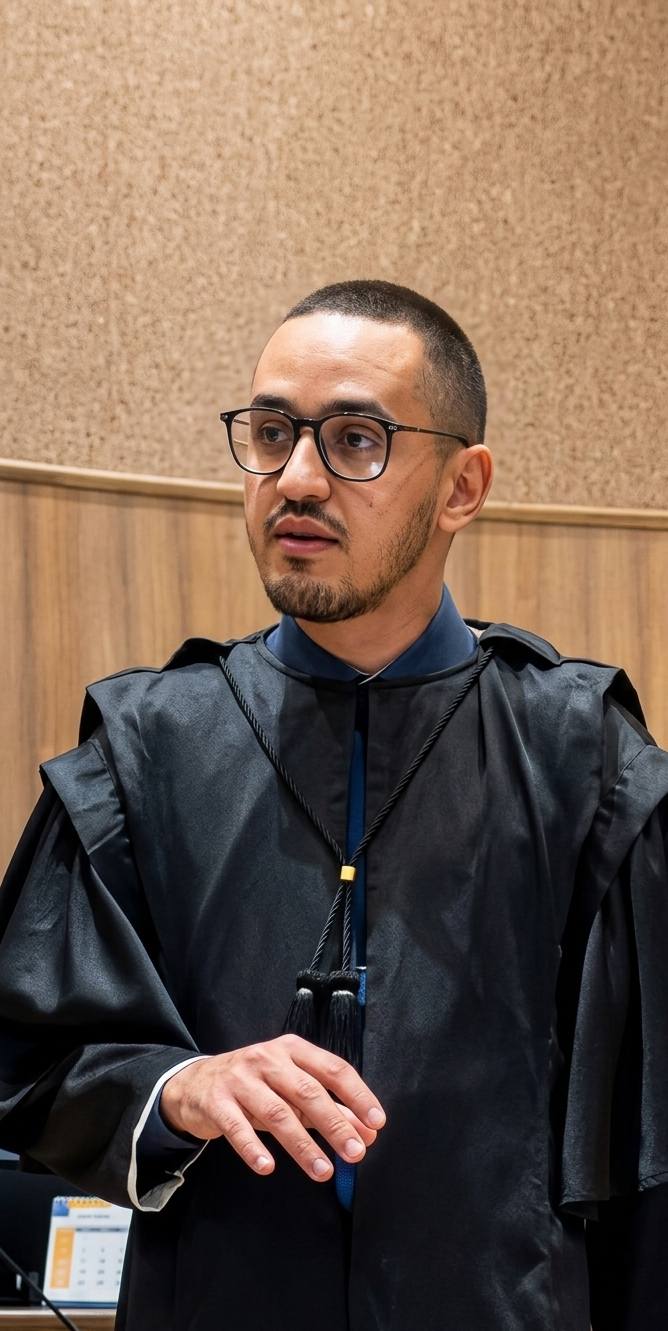
#> input picture images/dr-carlos-alberto.png, 668 x 1331 px, found by its file name
$ python crop_dr_carlos_corner.py
#> lines starting #> are read from the running program, lines starting #| are printed output that depends on the picture
from PIL import Image
import os

path = os.path.join(r'C:\Users\zblue\Documents\montana\LP - Dr Carlos Alberto\SITE\LANDING PAGE', 'public', 'images', 'dr-carlos-alberto.png')
img = Image.open(path)
#> img is the input picture: PIL image 668x1331 RGBA; mean R, G, B, A 115.4, 95.3, 81.2, 255
width, height = img.size
#> width = 668; height = 1331

# Crop a little extra from the bottom-right corner to remove the Gemini element.
# Preserve the subject by keeping the top and left edges, cropping 10% from the width
# and 5% from the height around the bottom-right where the watermark appears.
new_width = int(width * 0.95)
#> new_width = 634
new_height = int(height * 0.95)
#> new_height = 1264

cropped = img.crop((0, 0, new_width, new_height))
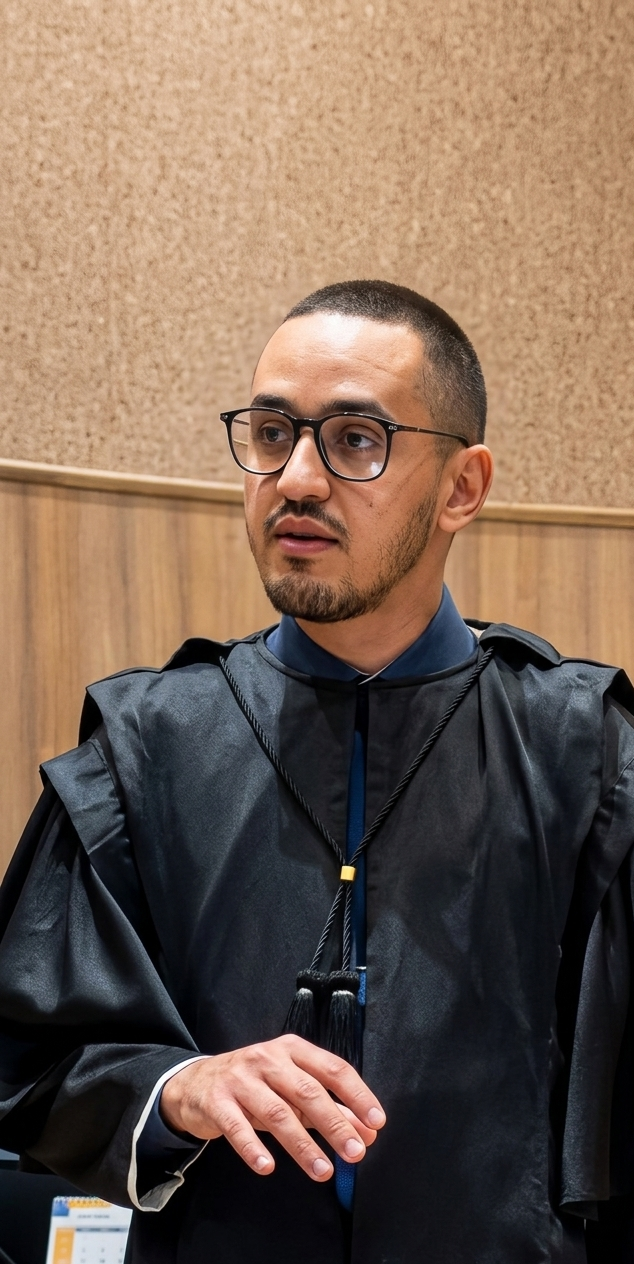
#> cropped: PIL image 634x1264 RGBA; mean R, G, B, A 119.7, 98.7, 83.9, 255
cropped.save(path)
print('Cropped to', cropped.size)
#| Cropped to (634, 1264)
